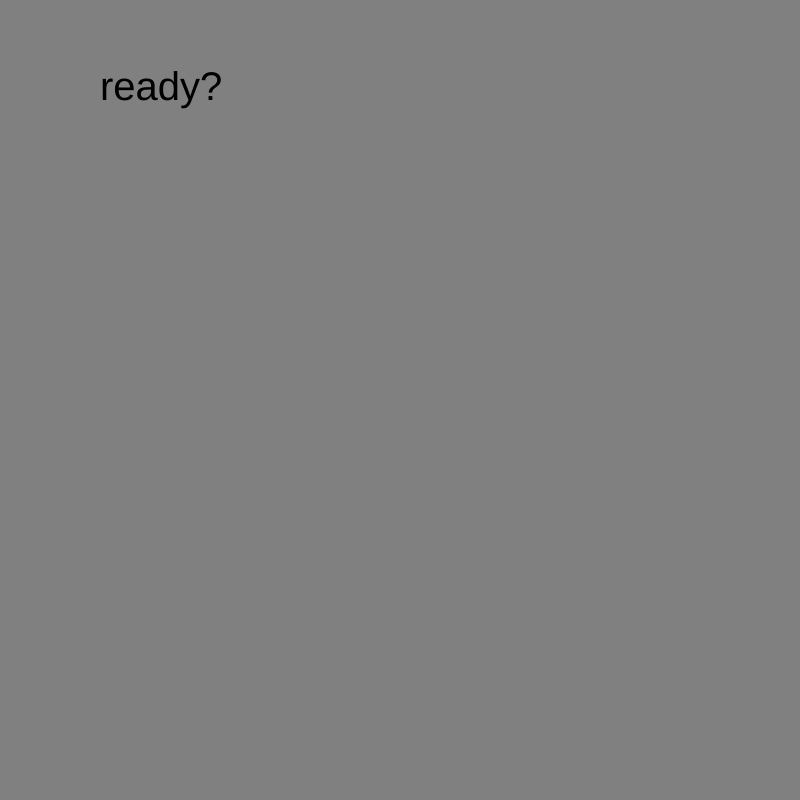
Frame 1 (no input)
Frame 60 (no input): identical to frame 1, image omitted
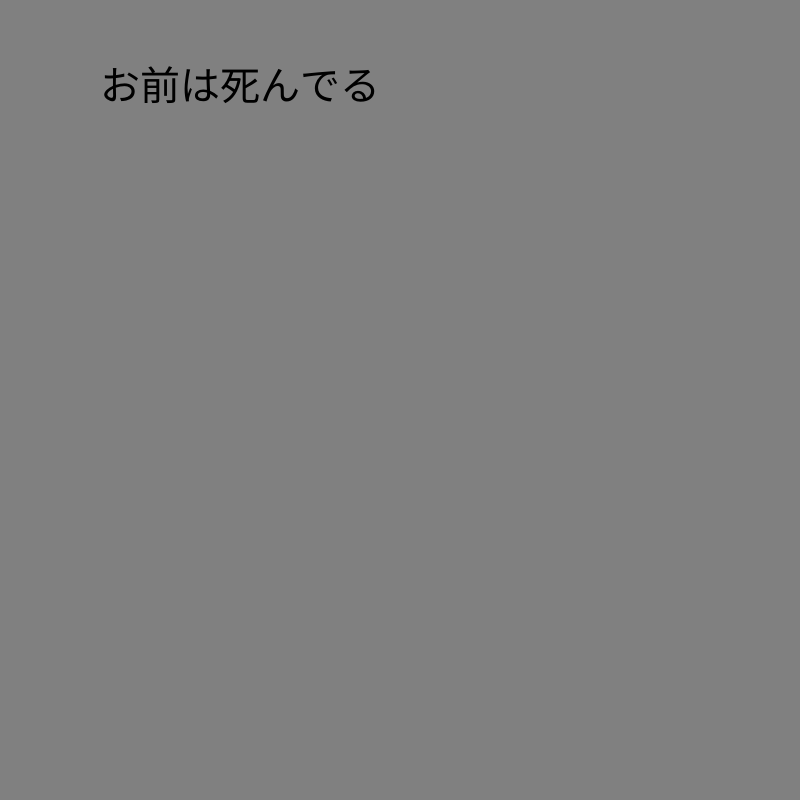
Frame 120 (the mouse pressed at the canvas centre since frame 60)

The p5.js sketch that drew these frames (run headless with seeded random() and noise() and a simulated clock; from frame 60 on, the mouse is pressed at the canvas centre):

// p5.js sketch
// ── sketch.js
var currentState = 0;

function setup() {
  // put setup code here
  createCanvas(800,800);
  textSize(40);
}

function draw() {
  // put drawing code here
  background('grey');
  switch (currentState) {
    case 0:
      console.log("Ready?");
      text("ready?", 100,100);
      break;
    case 1:
      console.log("お前は死んでる");
      text("お前は死んでる", 100,100);
      break;
    case 2:
      console.log("何！？！？！？！");
      text("何！？！？！？！", 100,100);
      break;
  }
}

function mousePressed(){
  if (currentState == 2) {
    currentState = 0
  }
  currentState++;

}
